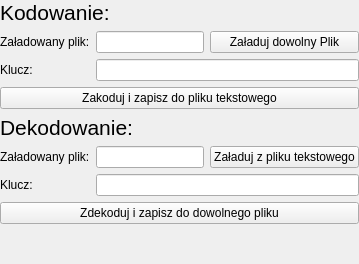
             <widget class="QWidget" name="aes_allFileMode_page">
              <layout class="QGridLayout" name="gridLayout_13">
               <property name="leftMargin">
                <number>0</number>
               </property>
               <property name="topMargin">
                <number>0</number>
               </property>
               <property name="rightMargin">
                <number>0</number>
               </property>
               <property name="bottomMargin">
                <number>0</number>
               </property>
               <item row="1" column="2">
                <widget class="QPushButton" name="Aes_input_file_2">
                 <property name="text">
                  <string>Załaduj dowolny Plik</string>
                 </property>
                </widget>
               </item>
               <item row="2" column="0">
                <widget class="QLabel" name="label_61">
                 <property name="text">
                  <string>Klucz:</string>
                 </property>
                </widget>
               </item>
               <item row="1" column="1">
                <widget class="QLineEdit" name="Aes_file_path">
                 <property name="readOnly">
                  <bool>true</bool>
                 </property>
                </widget>
               </item>
               <item row="3" column="0" colspan="3">
                <widget class="QPushButton" name="Aes_button_2">
                 <property name="text">
                  <string>Zakoduj i zapisz do pliku tekstowego</string>
                 </property>
                </widget>
               </item>
               <item row="0" column="0" colspan="3">
                <widget class="QLabel" name="label_62">
                 <property name="font">
                  <font>
                   <pointsize>16</pointsize>
                  </font>
                 </property>
                 <property name="text">
                  <string>Kodowanie:</string>
                 </property>
                </widget>
               </item>
               <item row="5" column="1">
                <widget class="QLineEdit" name="Aes_decode_file_path">
                 <property name="readOnly">
                  <bool>true</bool>
                 </property>
                </widget>
               </item>
               <item row="7" column="0" colspan="3">
                <widget class="QPushButton" name="Aes_decode_button_2">
                 <property name="text">
                  <string>Zdekoduj i zapisz do dowolnego pliku</string>
                 </property>
                </widget>
               </item>
               <item row="5" column="2">
                <widget class="QPushButton" name="Aes_decode_input_file_2">
                 <property name="text">
                  <string>Załaduj z pliku tekstowego</string>
                 </property>
                </widget>
               </item>
               <item row="6" column="0">
                <widget class="QLabel" name="label_63">
                 <property name="text">
                  <string>Klucz:</string>
                 </property>
                </widget>
               </item>
               <item row="5" column="0">
                <widget class="QLabel" name="label_64">
                 <property name="text">
                  <string>Załadowany plik:</string>
                 </property>
                </widget>
               </item>
               <item row="1" column="0">
                <widget class="QLabel" name="label_65">
                 <property name="text">
                  <string>Załadowany plik:</string>
                 </property>
                </widget>
               </item>
               <item row="6" column="1" colspan="2">
                <widget class="QLineEdit" name="Aes_decode_input_key_2"/>
               </item>
               <item row="2" column="1" colspan="2">
                <widget class="QLineEdit" name="Aes_input_key_2"/>
               </item>
               <item row="4" column="0" colspan="3">
                <widget class="QLabel" name="label_66">
                 <property name="font">
                  <font>
                   <pointsize>16</pointsize>
                  </font>
                 </property>
                 <property name="text">
                  <string>Dekodowanie:</string>
                 </property>
                </widget>
               </item>
               <item row="8" column="0">
                <spacer name="verticalSpacer_9">
                 <property name="orientation">
                  <enum>Qt::Orientation::Vertical</enum>
                 </property>
                 <property name="sizeHint" stdset="0">
                  <size>
                   <width>20</width>
                   <height>40</height>
                  </size>
                 </property>
                </spacer>
               </item>
              </layout>
             </widget>
